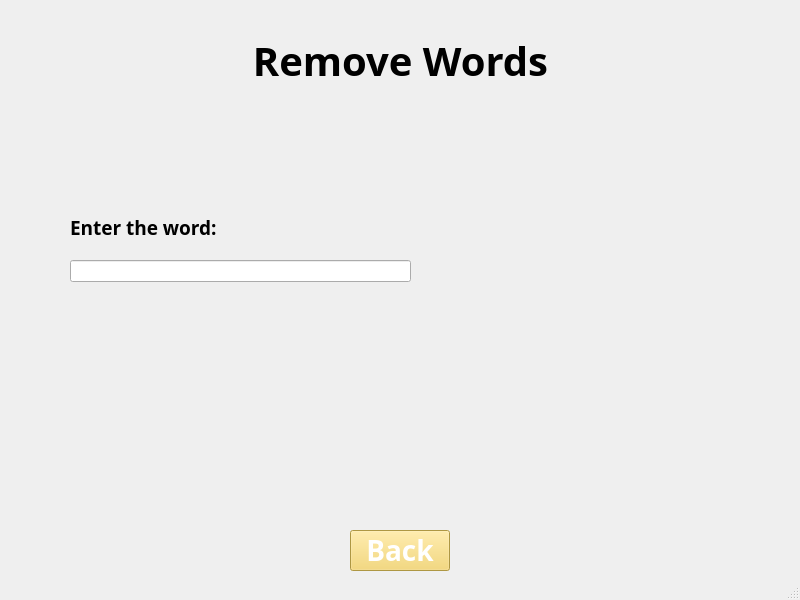
<?xml version="1.0" encoding="UTF-8"?>
<ui version="4.0">
 <class>removeWord</class>
 <widget class="QMainWindow" name="removeWord">
  <property name="geometry">
   <rect>
    <x>0</x>
    <y>0</y>
    <width>800</width>
    <height>600</height>
   </rect>
  </property>
  <property name="windowTitle">
   <string>MainWindow</string>
  </property>
  <widget class="QWidget" name="centralwidget">
   <widget class="QLabel" name="label">
    <property name="geometry">
     <rect>
      <x>0</x>
      <y>40</y>
      <width>801</width>
      <height>41</height>
     </rect>
    </property>
    <property name="font">
     <font>
      <family>VNI-Disney</family>
      <pointsize>30</pointsize>
      <bold>true</bold>
     </font>
    </property>
    <property name="text">
     <string>Remove Words</string>
    </property>
    <property name="alignment">
     <set>Qt::AlignCenter</set>
    </property>
    <property name="wordWrap">
     <bool>false</bool>
    </property>
   </widget>
   <widget class="QLabel" name="label_3">
    <property name="geometry">
     <rect>
      <x>400</x>
      <y>130</y>
      <width>311</width>
      <height>341</height>
     </rect>
    </property>
    <property name="text">
     <string/>
    </property>
    <property name="pixmap">
     <pixmap resource="resources.qrc">:/resources/dictionary-removebg-preview.png</pixmap>
    </property>
   </widget>
   <widget class="QPushButton" name="backButton">
    <property name="geometry">
     <rect>
      <x>350</x>
      <y>530</y>
      <width>100</width>
      <height>41</height>
     </rect>
    </property>
    <property name="font">
     <font>
      <family>VNI-Disney</family>
      <pointsize>21</pointsize>
      <bold>true</bold>
     </font>
    </property>
    <property name="styleSheet">
     <string notr="true">background-color: #f4d35e; color: white;</string>
    </property>
    <property name="text">
     <string>Back</string>
    </property>
   </widget>
   <widget class="QWidget" name="">
    <property name="geometry">
     <rect>
      <x>70</x>
      <y>200</y>
      <width>341</width>
      <height>141</height>
     </rect>
    </property>
    <layout class="QVBoxLayout" name="verticalLayout">
     <item>
      <widget class="QLabel" name="label_2">
       <property name="font">
        <font>
         <family>VNI-Disney</family>
         <pointsize>14</pointsize>
         <bold>true</bold>
        </font>
       </property>
       <property name="text">
        <string>Enter the word:</string>
       </property>
       <property name="alignment">
        <set>Qt::AlignLeading|Qt::AlignLeft|Qt::AlignVCenter</set>
       </property>
       <property name="wordWrap">
        <bool>false</bool>
       </property>
      </widget>
     </item>
     <item>
      <widget class="QLineEdit" name="wordEdit"/>
     </item>
     <item>
      <widget class="QLabel" name="resultLabel">
       <property name="font">
        <font>
         <family>VNI-Disney</family>
         <pointsize>14</pointsize>
         <bold>true</bold>
        </font>
       </property>
       <property name="text">
        <string/>
       </property>
       <property name="alignment">
        <set>Qt::AlignCenter</set>
       </property>
       <property name="wordWrap">
        <bool>false</bool>
       </property>
      </widget>
     </item>
    </layout>
   </widget>
  </widget>
  <widget class="QMenuBar" name="menubar">
   <property name="geometry">
    <rect>
     <x>0</x>
     <y>0</y>
     <width>800</width>
     <height>22</height>
    </rect>
   </property>
  </widget>
  <widget class="QStatusBar" name="statusbar"/>
 </widget>
 <resources>
  <include location="resources.qrc"/>
 </resources>
 <connections/>
</ui>
